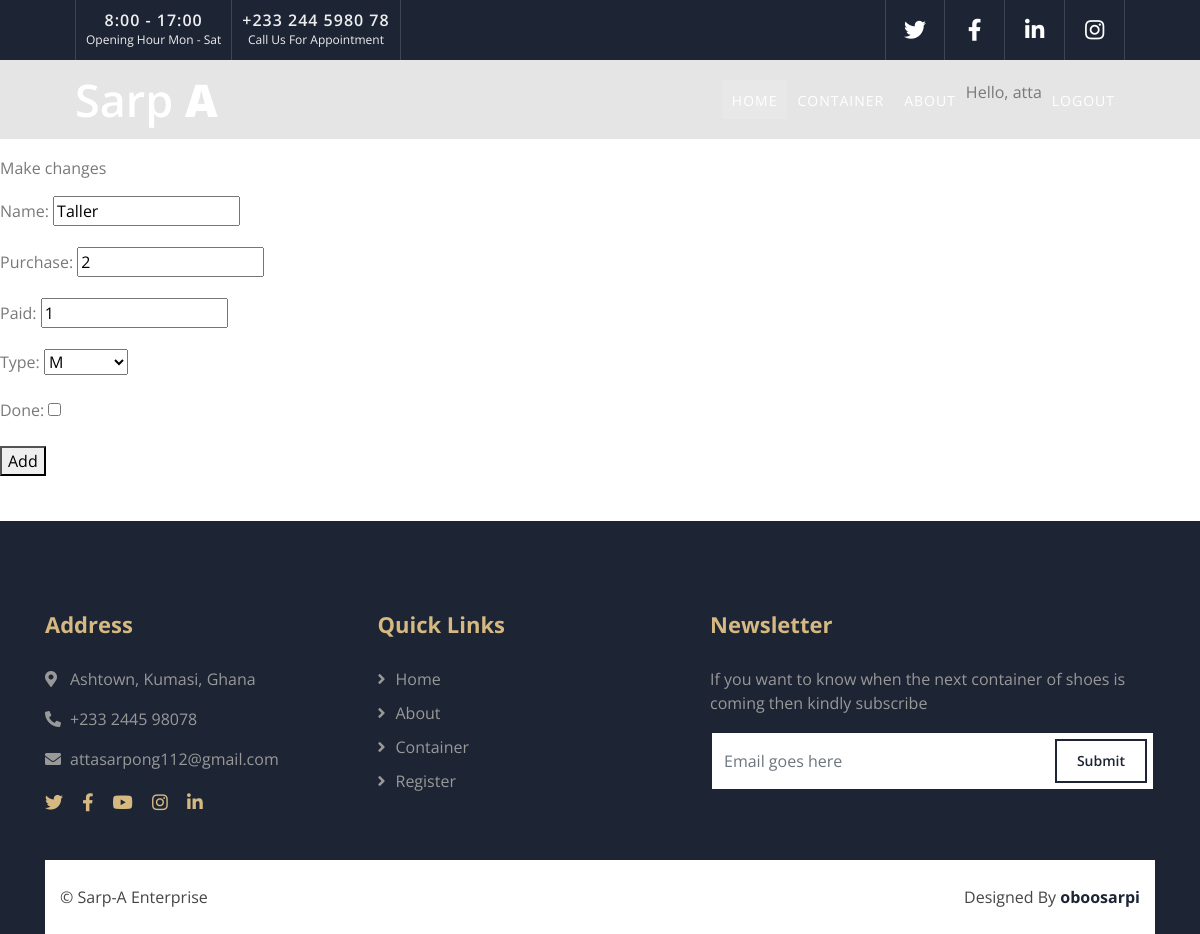
Page /edit_customer/Taller/19 (signed in) on the committed database.
### attas/models.py (models this page shows, shortened)
class Customer(models.Model):
    TYPE = (
        ('Men', 'M'),
        ('Ladies', 'L'),
        ('Children', 'C'),
        ('Youth', 'Y'),
        ('Wasawa', 'W'),
        ('Ladies&Chidren', 'L and C'),
        ('Ladies&Wasawa', 'L and W'),
        ('Ladies&Men', 'L and M'),
        ('Youth&Wasawa', 'Y and W'),
        ('Children&Wasawa', 'C and W'),
        ('Children&Youth', 'C and Y'),
    )
    container = models.ForeignKey(Container, on_delete=models.CASCADE)
    name = models.CharField(max_length=200)
    purchase = models.IntegerField(default=0)
    paid = models.IntegerField(default=0)
    type = models.CharField(choices=TYPE, max_length=30)
    done = models.BooleanField(default=False) #make it choice to save time
    class Meta:
        ordering = ('name',)
        verbose_name_plural = 'customers'

### attas/views.py (the view)
# urls.py: path('edit_customer/<str:customer_name>/<int:customer_id>', views.edit_customer, name='edit_customer'),
@login_required
def edit_customer(request, customer_name,  customer_id):
    customer = Customer.objects.get(name=customer_name, id=customer_id)
    customer_container = customer.container
    if customer_container.owner != request.user:
        raise Http404
    if request.method != 'POST':
        form = CustomerForm(instance=customer)
    else:
        form = CustomerForm(instance=customer, data=request.POST)
        if form.is_valid():
            form.save()
            return redirect('attas:customer', container_slug=customer_container.slug)
    return render(request, 'edit_customer.html', {'customer': customer, 'customer_container': customer_container,
                                                  'form': form})

### attas/forms.py
class CustomerForm(forms.ModelForm):
    class Meta:
        model = Customer
        fields = ['name', 'purchase', 'paid', 'type', 'done']

### templates/edit_customer.html (shortened to what this page needs)
{% extends 'base.html' %}
{% load static %}
{% block content %}
<p>Make changes</p>
<form action="{% url 'attas:edit_customer' customer.name customer.id %}" method="post">
    {{form.as_p}}
    <button name="submit">Add</button>
</form>
{% endblock content %}

### templates/base.html (shortened to what this page needs)
{% load static %}
{% load bootstrap4 %}
<!doctype html>
<html lang="en">
    <head>
        <link href="https://stackpath.bootstrapcdn.com/bootstrap/4.4.1/css/bootstrap.min.css" rel="stylesheet">
        <link href="https://cdnjs.cloudflare.com/ajax/libs/font-awesome/5.10.0/css/all.min.css" rel="stylesheet">
        <link href="{% static 'lib/animate/animate.min.css' %}" rel="stylesheet">
        <link href="{% static 'lib/owlcarousel/assets/owl.carousel.min.css' %}" rel="stylesheet">
        <link href="{% static 'lib/lightbox/css/lightbox.min.css' %}" rel="stylesheet">
        <link href="{% static 'css/style.css' %}" rel="stylesheet">
    </head>
    <body>
        <div class="top-bar d-none d-md-block">
            <div class="container-fluid">
                <div class="row">
                    <div class="col-md-6">
                        <div class="top-bar-left">
                            <div class="text">
                                <h2>8:00 - 17:00</h2>
                                <p>Opening Hour Mon - Sat</p>
                            </div>
                            <div class="text">
                                <h2>+233 244 5980 78</h2>
                                <p>Call Us For Appointment</p>
                            </div>
                        </div>
                    </div>
                    <div class="col-md-6">
                        <div class="top-bar-right">
                            <div class="social">
                                <a href="#"><i class="fab fa-twitter"></i></a>
                                <a href="#"><i class="fab fa-facebook-f"></i></a>
                                <a href="#"><i class="fab fa-linkedin-in"></i></a>
                                <a href="#"><i class="fab fa-instagram"></i></a>
                            </div>
                        </div>
                    </div>
                </div>
            </div>
        </div>
        <div class="navbar navbar-expand-lg bg-dark navbar-dark">
            <div class="container-fluid">
                <a href="index.html" class="navbar-brand">Sarp <span>A</span></a>
               <div class="collapse navbar-collapse justify-content-between" id="navbarCollapse">
                    <div class="navbar-nav ml-auto">
                        <a href="{%url 'attas:index' %}" class="nav-item nav-link active">Home</a>
                        <a href="{%url 'attas:container' %}" class="nav-item nav-link">Container</a>
                        <a href="{%url 'attas:about' %}" class="nav-item nav-link">About</a>
                        {% if user.is_authenticated %}
                        Hello, {{user.username}}
                        <a href="{%url 'users:logout' %}" class="nav-item nav-link">Logout</a>
                        {%else%}
                        <a href="{%url 'users:login' %}" class="nav-item nav-link">Login</a>
                        <a href="{%url 'users:register' %}" class="nav-item nav-link">Register</a>
                        {%endif%}
                    </div>
                </div>
            </div>
        </div>
    {% block content %}
    {% endblock content %}
        <div class="footer">
            <div class="container">
                <div class="row">
                    <div class="col-lg-7">
                        <div class="row">
                            <div class="col-md-6">
                                <div class="footer-contact">
                                    <h2>Address</h2>
                                    <p><i class="fa fa-map-marker-alt"></i>Ashtown, Kumasi, Ghana</p>
                                    <p><i class="fa fa-phone-alt"></i>+233 2445 98078</p>
                                    <p><i class="fa fa-envelope"></i>attasarpong112@gmail.com</p>
                                    <div class="footer-social">
                                        <a href=""><i class="fab fa-twitter"></i></a>
                                        <a href=""><i class="fab fa-facebook-f"></i></a>
                                        <a href=""><i class="fab fa-youtube"></i></a>
                                        <a href=""><i class="fab fa-instagram"></i></a>
                                        <a href=""><i class="fab fa-linkedin-in"></i></a>
                                    </div>
                                </div>
                            </div>
                            <div class="col-md-6">
                                <div class="footer-link">
                                    <h2>Quick Links</h2>
                                    <a href="{%url 'attas:index' %}">Home</a>
                                    <a href="{%url 'attas:about' %}">About</a>
                                    <a href="{%url 'attas:container' %}">Container</a>
                                    <a href="{%url 'users:register' %}">Register</a>
                                </div>
                            </div>
                        </div>
                    </div>
                    <div class="col-lg-5">
                        <div class="footer-newsletter">
                            <h2>Newsletter</h2>
                            <p>
                                If you want to know when the next container of shoes is coming then kindly subscribe
                            </p>
                            <div class="form">
                                <input class="form-control" placeholder="Email goes here">
                                <button class="btn">Submit</button>
                            </div>
                        </div>
                    </div>
                </div>
            </div>
            <div class="container copyright">
                <div class="row">
                    <div class="col-md-6">
                        <p>&copy; Sarp-A Enterprise</p>
                    </div>
                    <div class="col-md-6">
                        <p>Designed By <a href="https://twitter.com/ObooSarpi">oboosarpi</a></p>
                    </div>
            </div>
        </div>
        </div>
    </body>
</html>

### static/css/style.css (style rules this page uses)
body { color: #797979; background: #ffffff; font-family: 'Open Sans', sans-serif; }
h1, h2, h3, h4, h5, h6 { color: #1d2434; }
a { color: #454545; transition: .3s; }
.container-fluid { max-width: 1366px; }
.top-bar { position: relative; height: 60px; background: #1d2434; }
.top-bar .top-bar-left { display: flex; align-items: center; justify-content: flex-start; }
.top-bar .top-bar-right { display: flex; align-items: center; justify-content: flex-end; }
.top-bar .text { display: flex; align-items: center; justify-content: center; flex-direction: column; height: 60px; padding: 0 10px; text-align: center; border-left: 1px solid rgba(255, 255, 255, .15); }
.top-bar .text:last-child { border-right: 1px solid rgba(255, 255, 255, .15); }
.top-bar .text h2 { color: #eeeeee; font-weight: 600; font-size: 16px; letter-spacing: 1px; margin: 0; }
.top-bar .text p { color: #eeeeee; font-size: 12px; font-weight: 400; margin: 0; }
.top-bar .social { display: flex; height: 60px; font-size: 0; justify-content: flex-end; }
.top-bar .social a { display: flex; align-items: center; justify-content: center; width: 60px; height: 100%; font-size: 22px; color: #ffffff; border-right: 1px solid rgba(255, 255, 255, .15); }
.top-bar .social a:first-child { border-left: 1px solid rgba(255, 255, 255, .15); }
@media (min-width: 992px) { .top-bar { padding: 0 60px; } }
.navbar { position: relative; transition: .5s; z-index: 999; }
.navbar .navbar-brand { margin: 0; color: #ffffff; font-size: 45px; line-height: 0px; font-weight: 600; }
.navbar .navbar-brand span { font-weight: 800; }
.navbar-dark .navbar-nav .nav-link, .navbar-dark .navbar-nav .nav-link:focus, .navbar-dark .navbar-nav .nav-link:hover, .navbar-dark .navbar-nav .nav-link.active { padding: 10px 10px 8px 10px; color: #ffffff; }
.navbar-dark .navbar-nav .nav-link:hover, .navbar-dark .navbar-nav .nav-link.active { background: rgba(256, 256, 256, .1); transition: none; }
@media (min-width: 992px) { .navbar { position: absolute; width: 100%; top: 60px; padding: 20px 60px; background: rgba(0, 0, 0, .1) !important; z-index: 9; } }
@media (min-width: 992px) { .navbar a.nav-link { padding: 8px 15px; font-size: 14px; letter-spacing: 1px; text-transform: uppercase; } }
.footer { position: relative; margin-top: 45px; padding-top: 90px; background: #1d2434; }
.footer .footer-contact, .footer .footer-link, .footer .footer-newsletter { position: relative; margin-bottom: 45px; color: #999999; }
.footer .footer-contact h2, .footer .footer-link h2, .footer .footer-newsletter h2 { position: relative; margin-bottom: 30px; font-size: 22px; font-weight: 700; color: #D5B981; }
.footer .footer-link a { display: block; margin-bottom: 10px; color: #999999; transition: .3s; }
.footer .footer-link a::before { position: relative; content: "\f105"; font-family: "Font Awesome 5 Free"; font-weight: 900; margin-right: 10px; }
.footer .footer-contact p i { width: 25px; }
.footer .footer-social { position: relative; margin-top: 20px; }
.footer .footer-social a { display: inline-block; }
.footer .footer-social a i { margin-right: 15px; font-size: 18px; color: #D5B981; }
.footer .footer-social a:last-child i { margin: 0; }
.footer .footer-newsletter .form { position: relative; width: 100%; }
.footer .footer-newsletter input { height: 60px; border: 2px solid #1d2434; border-radius: 0; }
.footer .footer-newsletter .btn { position: absolute; top: 8px; right: 8px; height: 44px; padding: 8px 20px; font-size: 14px; font-weight: 600; color: #1d2434; background: none; border-radius: 0; border: 2px solid #1d2434; transition: .3s; }
.footer .copyright { padding: 0 30px; }
.footer .copyright .row { background: #ffffff; padding-top: 25px; padding-bottom: 25px; }
.footer .copyright p { margin: 0; color: #454545; }
.footer .copyright .col-md-6:last-child p { text-align: right; }
.footer .copyright p a { color: #1d2434; font-weight: 700; }

### rows in the picture
Customer: name "Taller", purchase "2", paid "1", type "M"

### other values in the picture
{{ user.username }} "atta"
